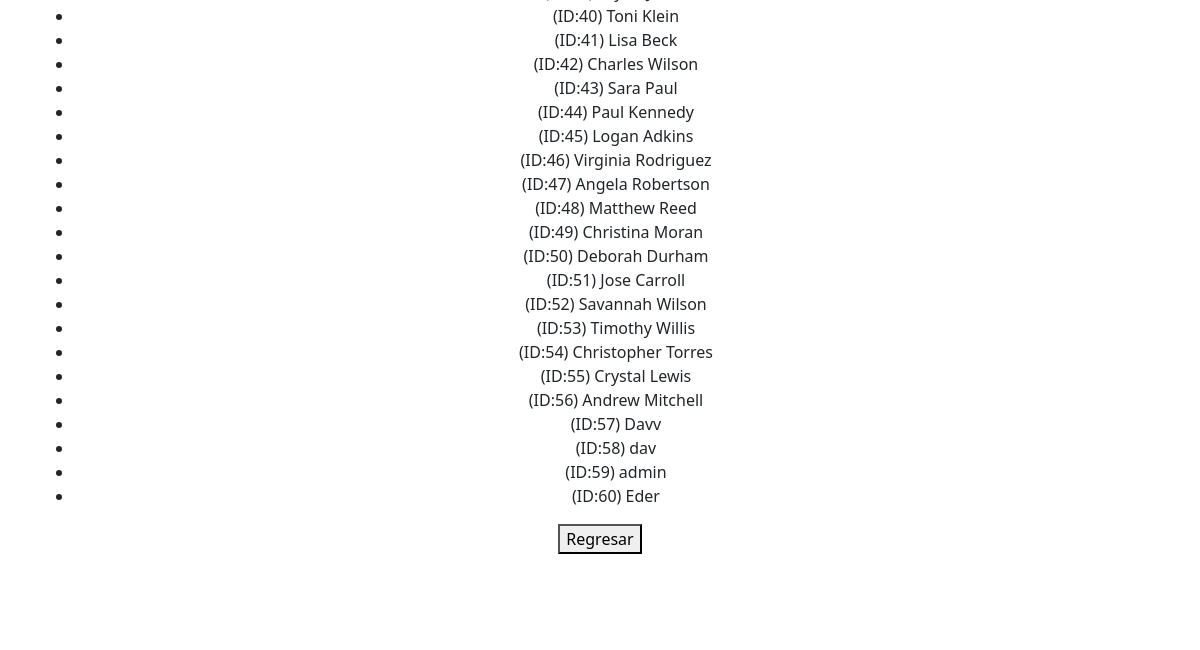
/user (lower part), run on an earlier commit of the app's database.
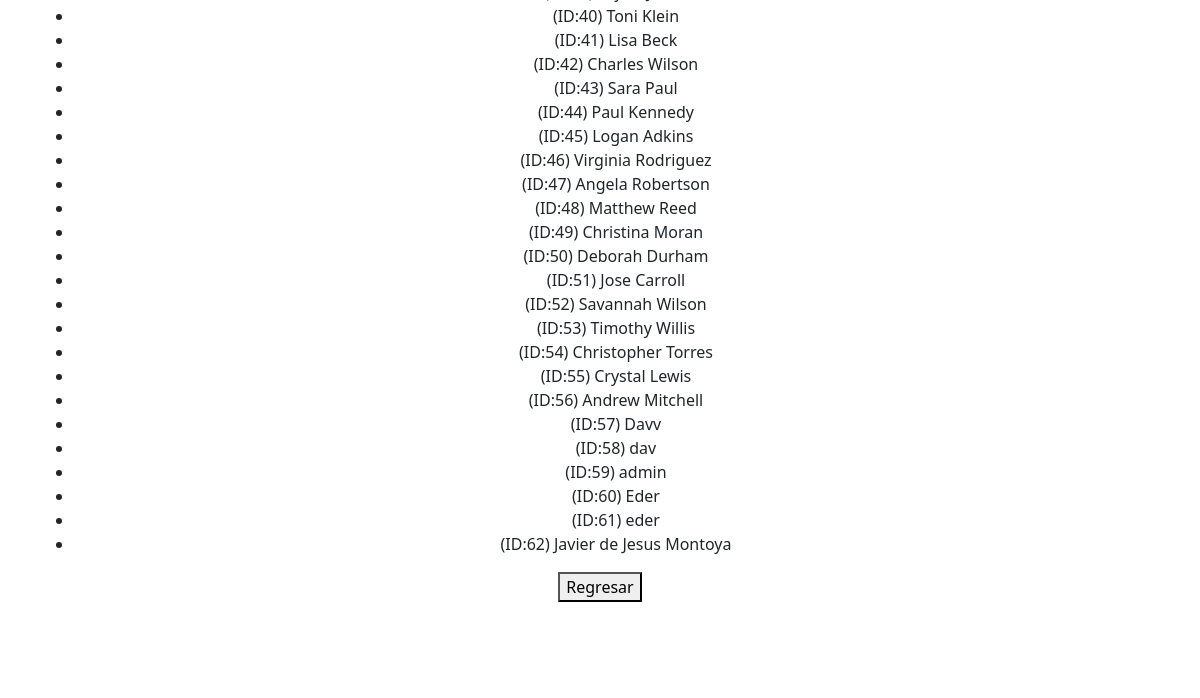
And on a later commit of the database.
### store/models.py (models this page shows, shortened)
class User(AbstractBaseUser, PermissionsMixin):
    userID = models.AutoField(primary_key=True)
    name = models.CharField(max_length=100)
    email = models.EmailField(max_length=100, unique=True)
    address = models.CharField(max_length=200)
    cellphoneNumber = models.CharField(max_length=20)
    dateOfBirth = models.DateField()
    password = models.CharField(max_length=128)
    is_active = models.BooleanField(default=True)
    is_staff = models.BooleanField(default=False)
    objects = CustomUserManager()
    USERNAME_FIELD = 'email'
    REQUIRED_FIELDS = ['name', 'address', 'cellphoneNumber', 'dateOfBirth']

### store/views.py (the view)
# urls.py: path("user", ProfilePageView.as_view(), name='profile'),
class ProfilePageView(TemplateView):
    template_name = 'user.html'
    def get(self, request):
        users = User.objects.all()
        return render(request, self.template_name, {'users': users})

### store/contextProcessors.py (called while the page is built)
def cart_items_count(request):
    if request.user.is_authenticated:
        try:
            cart = ShoppingCart.objects.get(userID=request.user)
            cart_items_count = cart.cartitem_set.count()
        except ShoppingCart.DoesNotExist:
            cart_items_count = 0
    else:
        cart_items_count = 0
    return {'cart_items_count': cart_items_count}

### store/templates/user.html (shortened to what this page needs)
{% extends 'base.html' %}
{% block content %}
<div class="text-center">
        <ul>
            {% for user in users %}
                <li>(ID:{{ user.userID }}) {{ user.name }}</li>
            {% endfor %}
        </ul>
        <a href="/">
            <button>Regresar</button>
        </a>
</div>
{% endblock %}

What changed in the data, as far as the page shows it:
added User: userID "61", name "eder"
added User: userID "62", name "Javier de Jesus Montoya"
